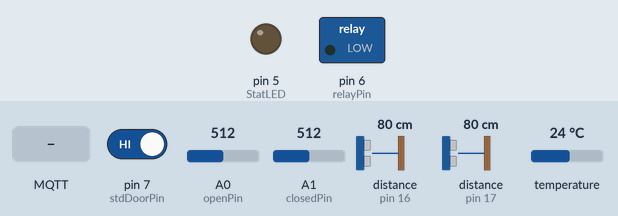
Simulated run of this sketch. Board: Arduino Uno, built for the host (arithmetic inside an expression is 32-bit, double 64-bit). On the bench: switched loads named in the sketch (green lamp = pin HIGH), output pins drawn as LEDs (lit = HIGH). The inputs (shaded band) are chosen by the test bench; at power-on: pin 7 (stdDoorPin) HIGH, A0 (openPin) = 512, A1 (closedPin) = 512, distance to the obstacle (sensors on pin 16, pin 17) 80 cm, temperature 24 °C. The echo pulse lasts 58.3 µs per cm; no MQTT or app messages arrive unless stated.

Above: at 0.01 s.
At 1.2 s:
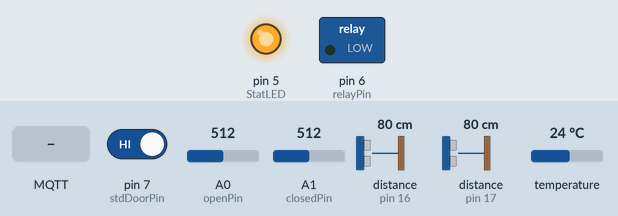
1.3 s: MQTT message "1" arrives on the first subscribed topic
At 1.9 s:
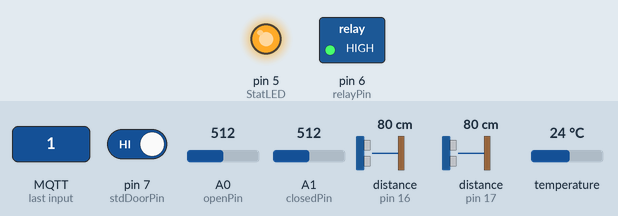
Timing chart, 0 to 4.3 s (numbered marks = the images above; inputs shaded):
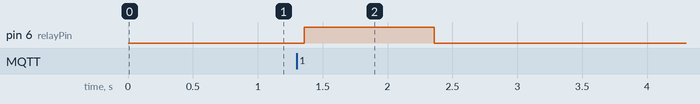

The sketch:

MQTTGarage.ino
```cpp
#include <PubSubClient.h>


#include <SPI.h>
#include <Ethernet.h>
#include <PubSubClient.h>
#include <OneWire.h>
#include <DallasTemperature.h>
#include <NewPing.h>

#define MQTT_CLIENTID "garageArduino"
//#define MQTT_SERVER "192.168.5.148"
#define MQTT_USER	NULL
#define MQTT_PASS	NULL
#define MQTTQOS2	NULL
#define MQTT_WILLTOPIC	"clients/arduino/"
#define MQTT_WILLMESSAGE	"dead"
#define TRUE		(1)

// Update these with values suitable for your network.
byte mac[] = {
  0xDE, 0xAD, 0xBE, 0xEF, 0xFE, 0xED
};
byte server[] = { 192, 168, 5, 148 };
byte ip[] = { 192, 168, 5, 122 };

// set this to the number of milliseconds delay
// this is 30 seconds
#define delayMillis 30000UL

unsigned long thisMillis = 0;
unsigned long lastMillis = 0;

// the value of the 'other' resistor
#define SERIESRESISTOR 10000

const int openPin = A0;
const int closedPin = A1;
const int relayPin = 6;
//const int photoPin = A5;
const int StatLED = 5;
const int stdDoorPin = 7;

const int car1Pin = 16;//A2
const int car2Pin = 17;//A3

const int  resolution = 9;
unsigned long lastTempRequest = 0;
int  delayInMillis = 0;
//float temperature = 0.0;

int prevOpenValue = 2;    // open sensor Prev value
int prevClosedValue = 2;   // close sensor Prev value
int prevDoorValue = HIGH;   /// standard door sensor Prev value

int prevOpenValueRaw = 0;    // open sensor Prev value
int prevClosedValueRaw = 0;   // close sensor Prev value

//int samples[NUMSAMPLES];
//int prevPhotoValue = 0;
float prevTemperatureValue = 150;

unsigned int prevCar1 = 0;
unsigned int prevCar2 = 0;

OneWire  ds(3);// on pin 3 (a 4.7K resistor is necessary)
DallasTemperature sensors(&ds);
DeviceAddress outsideThermometer;

#define MAX_DISTANCE 300 // Maximum distance we want to ping for (in centimeters). Maximum sensor distance is rated at 400-500cm.

NewPing car1Ping(car1Pin, car1Pin, MAX_DISTANCE); // NewPing setup of pin and maximum distance.
NewPing car2Ping(car2Pin, car2Pin, MAX_DISTANCE); // NewPing setup of pin and maximum distance.

// Callback function header
void callback(char* topic, byte* payload, unsigned int length);

EthernetClient ethClient;
PubSubClient client(server, 1883, callback, ethClient);

void setup()
{
  // pinMode(openPin, INPUT);   // Open Sensor
  //pinMode(closedPin, INPUT);   // Closed Senser
  pinMode(relayPin, OUTPUT);  // Switch Relay
  pinMode(StatLED, OUTPUT);  // LED
  pinMode(stdDoorPin, INPUT);   // Stand Door Senser
  digitalWrite(StatLED, LOW);
  //Serial.begin(9600);
  char willtopic[128] = MQTT_WILLTOPIC;
  char ipstr[20];
  Ethernet.begin(mac, ip);

  sprintf(ipstr, "%03x:%03x:%03x:%03x",
          ip[0], ip[1], ip[2], ip[3]);

  if (client.connect(MQTT_CLIENTID, MQTT_USER, MQTT_PASS, willtopic, MQTTQOS2, 1, MQTT_WILLMESSAGE)) {
    client.publish(willtopic, NULL, 0, TRUE);
    //client.publish("arduino/hello","hello world");
    client.subscribe("arduino/garagepushbutton");
    client.publish(willtopic, ipstr);
    digitalWrite(StatLED, HIGH);
  }
  sensors.begin();
  sensors.getAddress(outsideThermometer, 0);
  sensors.setResolution(outsideThermometer, resolution);

  sensors.setWaitForConversion(false);
  sensors.requestTemperatures();
  delayInMillis = 750 / (1 << (12 - resolution));
  lastTempRequest = millis();
}

void loop()
{
  if (!client.connected())
  {
    char willtopic[128] = MQTT_WILLTOPIC;
    char ipstr[20];
    sprintf(ipstr, "%03x:%03x:%03x:%03x",
            ip[0], ip[1], ip[2], ip[3]);

    if (client.connect(MQTT_CLIENTID, MQTT_USER, MQTT_PASS, willtopic, MQTTQOS2, 1, MQTT_WILLMESSAGE)) {
      client.publish(willtopic, NULL, 0, TRUE);
      //client.publish("arduino/hello","hello world");
      client.subscribe("arduino/garagepushbutton");
      client.publish(willtopic, ipstr);
      digitalWrite(StatLED, HIGH);
    }
  }

  thisMillis = millis();

  if (thisMillis - lastTempRequest >= delayInMillis) // waited long enough??
  {
    float newTemperatureValue = ReadTemperature();

    if (abs(prevTemperatureValue - newTemperatureValue) > 0.1 )
    {
      if (newTemperatureValue != 0.0)
      {
        prevTemperatureValue = newTemperatureValue;
      }
    }
    sensors.requestTemperatures();
    lastTempRequest = thisMillis;
  }

  if (thisMillis - lastMillis > delayMillis)
  {
    lastMillis = thisMillis;
    SendTempReadings();
    //SendPhotoReadings();
    //SendOpenDoorReading();
    //SendClosedDoorReading();
    //SendStandardDoorReading();
    //totalCount++;
    //Serial.println(totalCount,DEC);
    SendCar1Reading();
    SendCar2Reading();
  }

  int newDoorValue = digitalRead(stdDoorPin);

  if (newDoorValue != prevDoorValue)
  {
    prevDoorValue = newDoorValue;
    SendStandardDoorReading();
  }

  prevOpenValueRaw = ReadAnalogValue(openPin);
  int newOpenValue = Evaluate(prevOpenValueRaw);
  prevClosedValueRaw = ReadAnalogValue(closedPin);
  int newClosedValue = Evaluate(prevClosedValueRaw);

  if (prevOpenValue != newOpenValue)
  {
    prevOpenValue = newOpenValue;
    SendOpenDoorReading();
  }
  if (prevClosedValue != newClosedValue)
  {
    prevClosedValue = newClosedValue;
    SendClosedDoorReading();
  }

  unsigned int newCar1Value = (car1Ping.ping_median(3) / US_ROUNDTRIP_CM);
  unsigned int newCar2Value = (car2Ping.ping_median(3) / US_ROUNDTRIP_CM);
  //unsigned int newCar1Value = car1Ping.ping_cm();
  //unsigned int newCar2Value = car2Ping.ping_cm();
  if( newCar1Value != 0 )
  {
    if (abs(prevCar1 - newCar1Value) > 11 )
    {
      prevCar1 = newCar1Value;
      SendCar1Reading();
    }
  }
  if( newCar2Value != 0 )
  {
    if (abs(prevCar2 - newCar2Value) > 11 )
    {
      prevCar2 = newCar2Value;
      SendCar2Reading();
    }
  }

  //int newPhotoValue = ReadAnalogValue(photoPin);

  //  if(abs(prevPhotoValue-newPhotoValue)>5 )
  //{
  //  prevPhotoValue=newPhotoValue;
  //SendPhotoReadings();
  //}

  client.loop();
  delay(1);
}

void SendCar1Reading()
{
  String closedValue = String(prevCar1);
  char closedChar[closedValue.length() + 1];
  closedValue.toCharArray(closedChar, closedValue.length() + 1);
  if (!client.publish("arduino/garagecar1", closedChar) )
  {
    //Serial.print(F("Fail "));
    digitalWrite(StatLED, LOW);
  }
  else
  {
    //Serial.print(F("Pass "));
    digitalWrite(StatLED, HIGH);
  }
  // String stringStat =  "STAT,"+String(prevOpenValue)+","+String(prevClosedValue);
  // Serial.println(stringStat);
}

void SendCar2Reading()
{
  String closedValue = String(prevCar2);
  char closedChar[closedValue.length() + 1];
  closedValue.toCharArray(closedChar, closedValue.length() + 1);
  if (!client.publish("arduino/garagecar2", closedChar) )
  {
    // Serial.print(F("Fail "));
    digitalWrite(StatLED, LOW);
  }
  else
  {
    // Serial.print(F("Pass "));
    digitalWrite(StatLED, HIGH);
  }

  // String stringStat =  "STAT,"+String(prevOpenValue)+","+String(prevClosedValue);
  // Serial.println(stringStat);
}

void SendOpenDoorReading()
{
  String openValue = BoolToOpenHAB(prevOpenValue);
  char openChar[openValue.length() + 1];
  openValue.toCharArray(openChar, openValue.length() + 1);

  if (!client.publish("arduino/garageopen", openChar))
  {
    //Serial.print(F("Fail "));
    digitalWrite(StatLED, LOW);
  }
  else
  {
    //Serial.print(F("Pass "));
    digitalWrite(StatLED, HIGH);
  }
  // String stringStat =  "STAT,"+String(prevOpenValue)+","+String(prevClosedValue);
  // Serial.println(stringStat);

   String strOpenValue = String(prevOpenValueRaw);
    char strOpenChar[strOpenValue.length()+1];
    strOpenValue.toCharArray(strOpenChar, strOpenValue.length()+1);

    if(!client.publish("arduino/garageopenraw", strOpenChar))
    {
      //Serial.print(F("Fail "));
      digitalWrite(StatLED, LOW);
    }
    else
    {
     //Serial.print(F("Pass "));
     digitalWrite(StatLED, HIGH);
    }
}

void SendClosedDoorReading()
{
  String closedValue = BoolToOpenHAB(prevClosedValue);
  char closedChar[closedValue.length() + 1];
  closedValue.toCharArray(closedChar, closedValue.length() + 1);
  if (!client.publish("arduino/garageclose", closedChar) )
  {
    //Serial.print(F("Fail "));
    digitalWrite(StatLED, LOW);
  }
  else
  {
    //Serial.print(F("Pass "));
    digitalWrite(StatLED, HIGH);
  }
  //  String stringStat =  "STAT,"+String(prevOpenValue)+","+String(prevClosedValue);
  // Serial.println(stringStat);

    String strClosedValue = String(prevClosedValueRaw);
    char strClosedChar[strClosedValue.length()+1];
    strClosedValue.toCharArray(strClosedChar, strClosedValue.length()+1);

    if(!client.publish("arduino/garagecloseraw", strClosedChar))
    {
      //Serial.print(F("Fail "));
      digitalWrite(StatLED, LOW);
    }
    else
    {
     //Serial.print(F("Pass "));
     digitalWrite(StatLED, HIGH);
    }
}

void SendStandardDoorReading()
{
  String standardValue = BoolToOpenHAB(prevDoorValue);
  char standardChar[standardValue.length() + 1];
  standardValue.toCharArray(standardChar, standardValue.length() + 1);

  if (!client.publish("arduino/garagestddoor", standardChar) )
  {
    //Serial.print(F("Fail "));
    digitalWrite(StatLED, LOW);
  }
  else
  {
    //Serial.print(F("Pass "));
    digitalWrite(StatLED, HIGH);
  }
  // String stringStat =  "STAT,"+String(prevOpenValue)+","+String(prevClosedValue);
  // Serial.println(stringStat);
}
/*
  void SendPhotoReadings()
  {
   String photoValue = String(prevPhotoValue);
     char photoChar[photoValue.length()+1];
    photoValue.toCharArray(photoChar, photoValue.length()+1);

    if(!client.publish("arduino/garagephoto", photoChar))
    {
      //Serial.print(F("Fail "));
      digitalWrite(StatLED, LOW);
    }
    else
    {
     //Serial.print(F("Pass "));
     digitalWrite(StatLED, HIGH);
    }

  // String stringStat =  "PHOTO,"+String(prevPhotoValue);
  // Serial.println(stringStat);

  }
*/
void SendTempReadings()
{
  char buffer[5];
  String value = dtostrf(prevTemperatureValue, 4, 1, buffer);
  char tempChar[value.length() + 1];
  value.toCharArray(tempChar, value.length() + 1);

  if (!client.publish("arduino/garagetemp", tempChar))
  {
    //   Serial.print(F("Fail "));
    digitalWrite(StatLED, LOW);
  }
  else {
    // Serial.print(F("Pass "));
    digitalWrite(StatLED, HIGH);
  }
}

void OpenDoor() {
  digitalWrite(relayPin, HIGH);
  delay(1000);
  digitalWrite(relayPin, LOW);
}

void callback(char* topic, byte* payload, unsigned int length) {
  char buff[256], echostring[512];
  int n, on;

  for (n = 0; (n < length) && (n < sizeof(buff) - 1); n++) {
    buff[n] = payload[n];
  }
  buff[n] = 0;

  //sprintf(echostring, "%s: %s", topic, buff);

  //	Serial.println(echostring);

  /*
     Echo
  */
  //client.publish("arduino/echo", echostring);
  if (!strcmp(topic, "arduino/garagepushbutton"))
  {
    on = (*buff == '1') ? 1 : 0;
    if (on)
    {
      OpenDoor();
    }
  }
  //client.publish("arduino/hello", "hello");
}

int ReadAnalogValue(int pinNumber)
{
  int loopValue = 0;

  //average 10 readings for kicks
  int i = 0;
  for (i = 0; i < 10; i++)
  {
    int readValue = analogRead(pinNumber);
    loopValue = loopValue + readValue;
    delay(2);
  }

  return ( loopValue / i);
}

float ReadTemperature() {

  //celsius = (float)raw / 16.0;
  //fahrenheit = celsius * 1.8 + 32.0;

  // sensors.requestTemperatures();

  return sensors.getTempF(outsideThermometer);
  //return sensors.getTempFByIndex(0);
  //return 1;
  //return steinhart;
}

int Evaluate(int reading)
{
  if (reading < 850) {
    return 1;
  }
  return 0;
}

int EvaluateCar(unsigned int reading)
{
  if (reading < 205) {
    return 1;
  }
  return 0;
}

String BoolToOpenHAB(int stat)
{
  if (stat == 1) {
    return "ON";
  }
  return "OFF";
}
```

Measured:
- after the input at 1.3 s, pin 6 (relayPin): LOW → HIGH after 0.06 s, → LOW 1.0 s later
